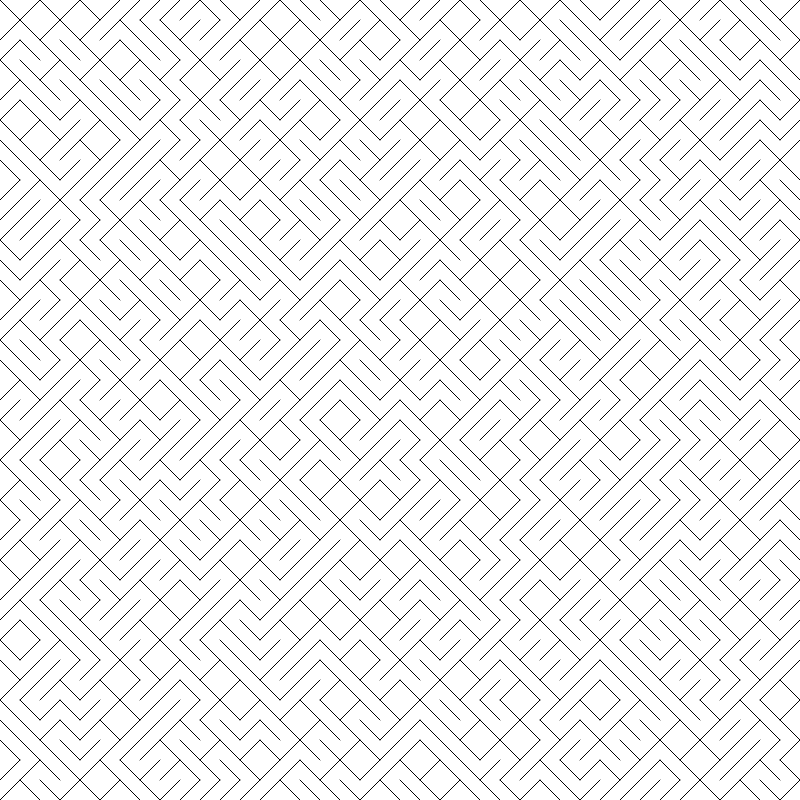
Frame 1 (no input)
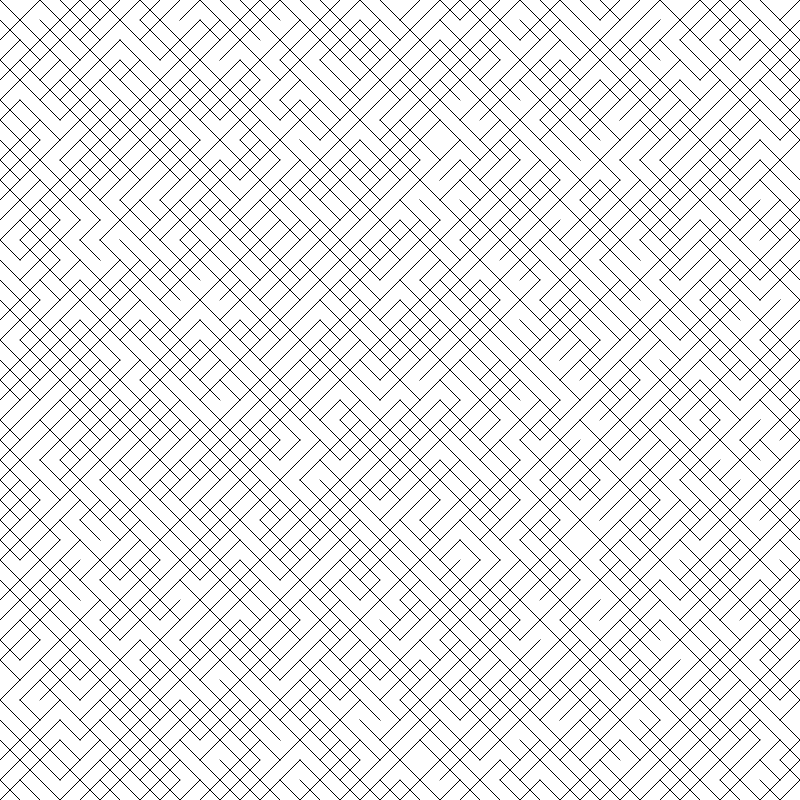
Frame 2 (the mouse pressed at the canvas centre, redrawn once)

The p5.js sketch that drew these frames (run headless with seeded random() and noise() and a simulated clock; the mouse was pressed at the canvas centre and the sketch redrawn once):

// p5.js sketch
// ── sketch.js
function setup() {
  createCanvas(800, 800);
  background(255);
}

function draw() {
  for (var y = 0; y < height; y += 20) {
    for (var x = 0; x < width; x += 20) {
      if (random(1) > 0.5) {
        line(x, y, x+20, y+20);
      } else {
        line(x, y+20, x+20, y);
      }
    }
  }
  
  noLoop();
}
